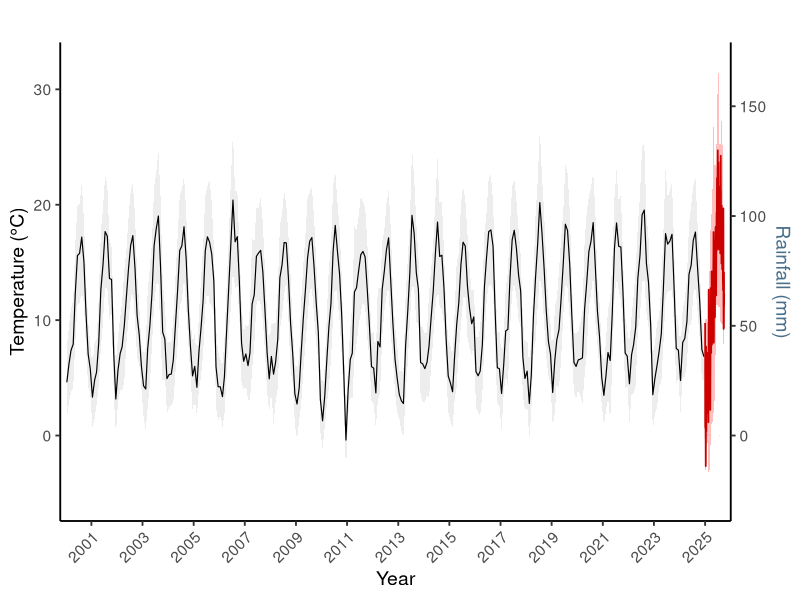
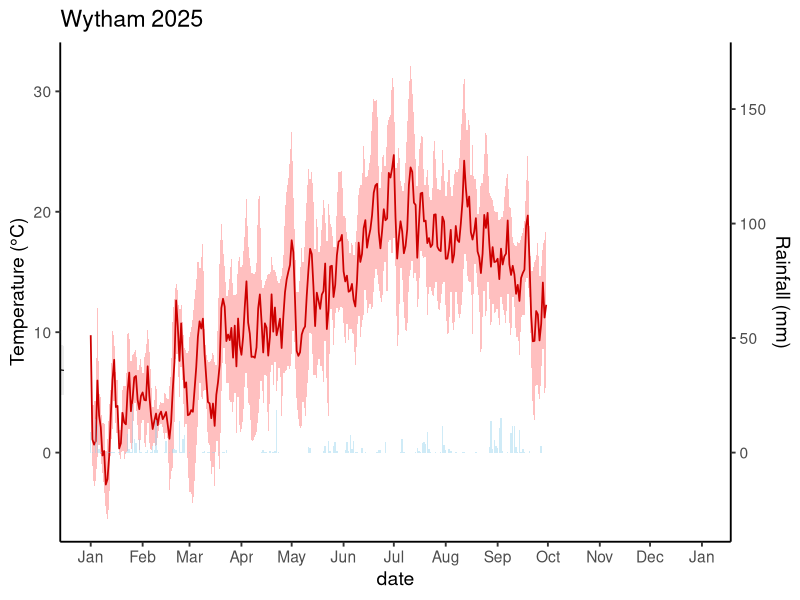

The R script that drew these images, in order:

#################################################################################################
# Plotting Wytham climate data: 2000–2024 monthly + 2025 daily
#################################################################################################

rm(list = ls())

library(ggplot2)
library(dplyr)
library(lubridate)
library(scales)
library(zoo)

# ---- Load datasets ----

# Monthly climate data for 2000–2024
climate_longterm <- read.csv("data/Hadley_data/Hadley_climate_data_monthly_2000_2024.csv", stringsAsFactors = FALSE)

# Daily climate data for 2025
climate_2025 <- read.csv("data/Hadley_data/Hadley_climate_data_daily_2025.csv", stringsAsFactors = FALSE)

# ---- Date formatting ----
climate_longterm$date <- as.Date(climate_longterm$date)               
climate_2025$date <- as.Date(climate_2025$date, format = "%d/%m/%Y") 

# ---- Clean up site names ----
climate_longterm$site <- trimws(climate_longterm$site)
climate_2025$site <- trimws(climate_2025$site)

#renaming to Wytham
climate_longterm$site[climate_longterm$site == "Raindrop_Wytham"] <- "Wytham"

#Filtering for wytham
longterm_wytham <- climate_longterm %>% filter(site == "Wytham")
climate_2025_wytham <- climate_2025 %>% filter(site == "Wytham")

#preparing 2025 data
climate_2025_wytham <- climate_2025_wytham %>%
  mutate(tasavg = (tasmin + tasmax) / 2)

#calculating the scaling factor for rainfall 
max_rain  <- max(c(longterm_wytham$rainfall, climate_2025_wytham$rainfall), na.rm = TRUE)
temp_range <- max(c(longterm_wytham$tasmax, climate_2025_wytham$tasmax), na.rm = TRUE) -
  min(c(longterm_wytham$tasmin, climate_2025_wytham$tasmin), na.rm = TRUE)
scaleFactor <- max_rain / temp_range

#plotting
ggplot() +
  
  # Long-term monthly ribbon (2000–2024)
  geom_ribbon(data = longterm_wytham,
              aes(x = date, ymin = tasmin, ymax = tasmax),
              fill = "lightgray", alpha = 0.4) +
  
  # Long-term monthly mean line
  geom_line(data = longterm_wytham,
            aes(x = date, y = (tasmin + tasmax) / 2),
            color = "black", size = 0.4) +
  
  # 2025 daily rainfall (scaled)
  geom_col(data = climate_2025_wytham,
           aes(x = date, y = rainfall / scaleFactor),
           fill = "skyblue", alpha = 0.4) +
  
  # 2025 daily temperature ribbon and line
  geom_ribbon(data = climate_2025_wytham,
              aes(x = date, ymin = tasmin, ymax = tasmax),
              fill = "red", alpha = 0.25) +
  geom_line(data = climate_2025_wytham,
            aes(x = date, y = tasavg),
            color = "red3", size = 0.6) +
  
  # ---- Axis and labels ----
scale_x_date(
  date_breaks = "2 years",
  date_labels = "%Y",
  expand = c(0.01, 0.01)
) +
  scale_y_continuous(
    name = "Temperature (°C)",
    sec.axis = sec_axis(~ . * scaleFactor, name = "Rainfall (mm)")
  ) +
  labs(
    title = "",
    x = "Year",
    y = "Temperature (°C)"
  ) +
  theme_classic(base_size = 14) +
  theme(
    axis.text.x = element_text(angle = 45, hjust = 1),
    axis.title.y.right = element_text(color = "skyblue4"),
    plot.title = element_text(face = "bold")
  )


###########################################################################################
#just looking at 2025 

# Zoom in on 2025 portion only
ggplot() +
  geom_ribbon(data = longterm_wytham,
              aes(x = date, ymin = tasmin, ymax = tasmax),
              fill = "lightgray", alpha = 0.4) +
  geom_line(data = longterm_wytham,
            aes(x = date, y = (tasmin + tasmax) / 2),
            color = "black", size = 0.4) +
  geom_ribbon(data = climate_2025_wytham,
              aes(x = date, ymin = tasmin, ymax = tasmax),
              fill = "red", alpha = 0.25) +
  geom_line(data = climate_2025_wytham,
            aes(x = date, y = tasavg),
            color = "red3", size = 0.6) +
  geom_col(data = climate_2025_wytham,
           aes(x = date, y = rainfall / scaleFactor),
           fill = "skyblue", alpha = 0.4) +
  scale_y_continuous(
    name = "Temperature (°C)",
    sec.axis = sec_axis(~ . * scaleFactor, name = "Rainfall (mm)")
  ) +
  coord_cartesian(xlim = as.Date(c("2025-01-01", "2025-12-31"))) +
  scale_x_date(date_breaks = "1 month", date_labels = "%b") +
  labs(title = "Wytham 2025") +
  theme_classic(base_size = 14)

